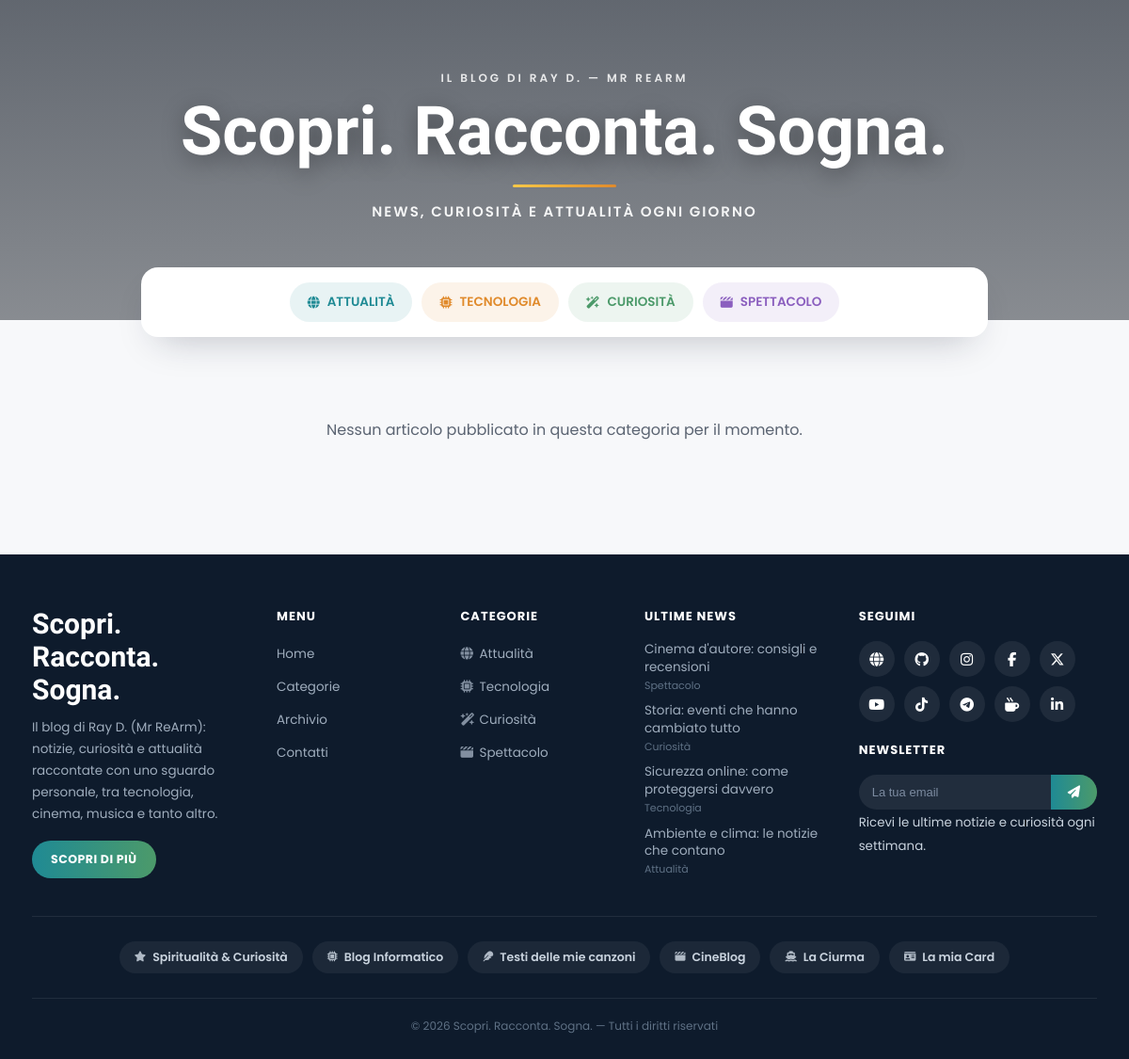
The app's page /index.php?cat=attualita, older data.
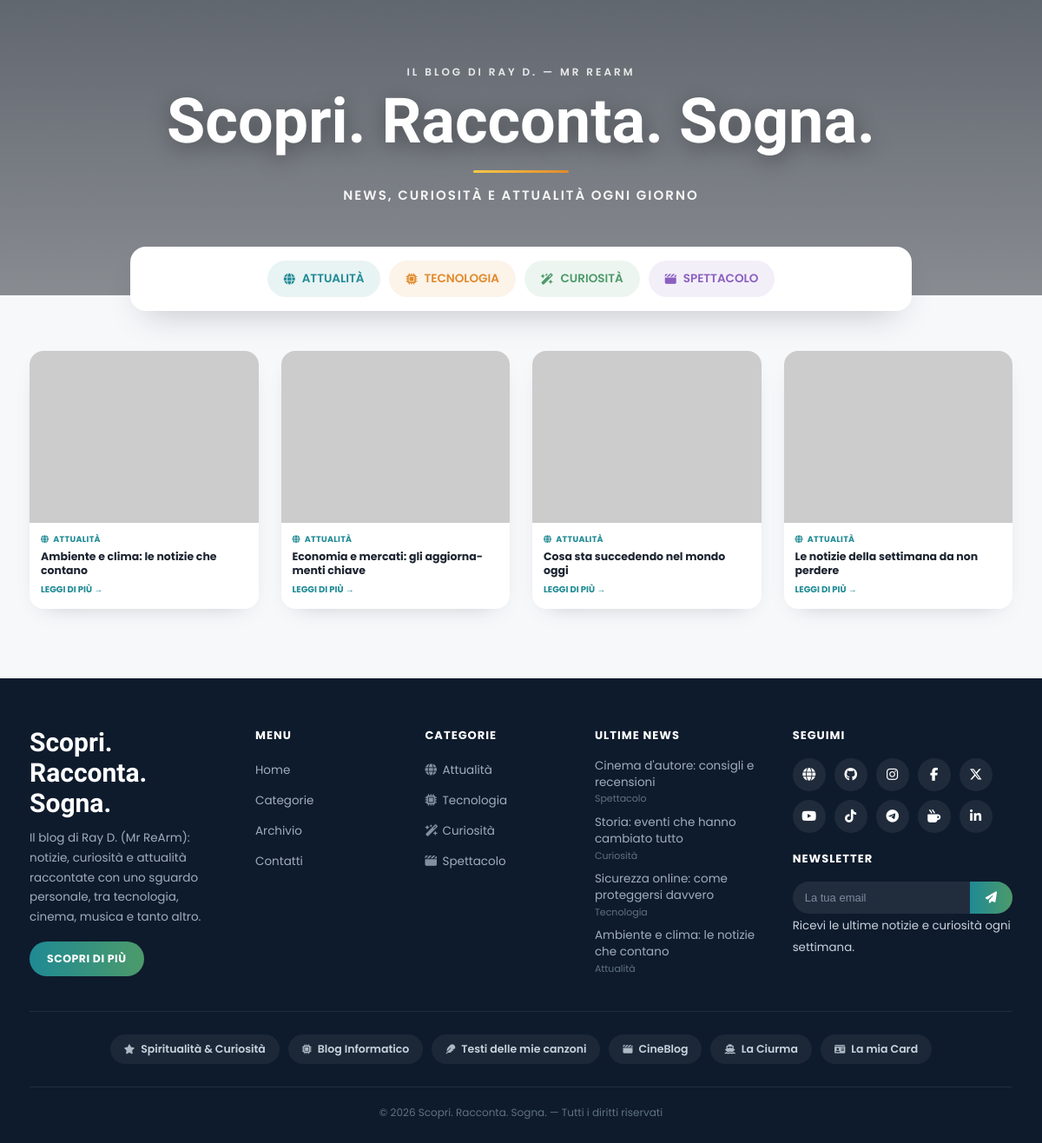
The same page, newer data.
### tables this page shows
CREATE TABLE IF NOT EXISTS categories (
  id INT AUTO_INCREMENT PRIMARY KEY,
  slug VARCHAR(40) NOT NULL UNIQUE,
  name VARCHAR(60) NOT NULL,
  color_hex VARCHAR(7) NOT NULL DEFAULT '#1f8a94',
  icon_class VARCHAR(60) NOT NULL DEFAULT 'fa-solid fa-globe',
  sort_order INT NOT NULL DEFAULT 0
);

CREATE TABLE IF NOT EXISTS articles (
  id INT AUTO_INCREMENT PRIMARY KEY,
  category_id INT NOT NULL,
  title VARCHAR(200) NOT NULL,
  slug VARCHAR(220) NOT NULL UNIQUE,
  excerpt VARCHAR(300) DEFAULT NULL,
  content TEXT NOT NULL,
  image_url VARCHAR(400) NOT NULL,
  status ENUM('published','draft') NOT NULL DEFAULT 'published',
  published_at DATETIME DEFAULT CURRENT_TIMESTAMP,
  created_at DATETIME DEFAULT CURRENT_TIMESTAMP,
  updated_at DATETIME DEFAULT CURRENT_TIMESTAMP ON UPDATE CURRENT_TIMESTAMP,
  FOREIGN KEY (category_id) REFERENCES categories(id) ON DELETE CASCADE
);

CREATE TABLE IF NOT EXISTS article_categories (
  article_id INT NOT NULL,
  category_id INT NOT NULL,
  PRIMARY KEY (article_id, category_id),
  FOREIGN KEY (article_id) REFERENCES articles(id) ON DELETE CASCADE,
  FOREIGN KEY (category_id) REFERENCES categories(id) ON DELETE CASCADE
);

### config.php (called while the page is built, shortened)
<?php
function h($str): string {
    return htmlspecialchars((string)$str, ENT_QUOTES, 'UTF-8');
}
function url(string $path = ''): string {
    return BASE_PATH . '/' . ltrim($path, '/');
}

### functions.php (called while the page is built, shortened)
<?php
function get_categories($pdo): array {
    static $cache = null;
    if ($cache === null) {
        $cache = $pdo->query('SELECT * FROM categories ORDER BY sort_order ASC')->fetchAll();
    }
    return $cache;
}
function get_articles($pdo, ?string $catSlug = null, bool $onlyPublished = true): array {
    $sql = 'SELECT a.*, c.slug AS cat_slug, c.name AS cat_name, c.color_hex, c.icon_class
            FROM articles a JOIN categories c ON a.category_id = c.id';
    $where = [];
    $params = [];
    if ($onlyPublished) { $where[] = "a.status = 'published'"; }
    if ($catSlug) {
        $where[] = 'a.id IN (SELECT ac.article_id FROM article_categories ac JOIN categories c2 ON ac.category_id = c2.id WHERE c2.slug = ?)';
        $params[] = $catSlug;
    }
    if ($where) { $sql .= ' WHERE ' . implode(' AND ', $where); }
    $sql .= ' ORDER BY a.published_at DESC, a.id DESC';
    $stmt = $pdo->prepare($sql);
    $stmt->execute($params);
    return $stmt->fetchAll();
}
function get_categories_for_articles($pdo, array $articleIds): array {
    if (!$articleIds) { return []; }
    $placeholders = implode(',', array_fill(0, count($articleIds), '?'));
    $stmt = $pdo->prepare("SELECT ac.article_id, c.id, c.slug, c.name, c.color_hex, c.icon_class
                            FROM article_categories ac
                            JOIN categories c ON ac.category_id = c.id
                            WHERE ac.article_id IN ($placeholders)
                            ORDER BY c.sort_order ASC");
    $stmt->execute($articleIds);
    $map = [];
    foreach ($stmt->fetchAll() as $row) {
        $map[(int)$row['article_id']][] = $row;
    }
    return $map;
}
function get_setting($pdo, string $key, string $default = ''): string {
    static $cache = null;
    if ($cache === null) {
        $cache = [];
        foreach ($pdo->query('SELECT setting_key, setting_value FROM settings') as $row) {
            $cache[$row['setting_key']] = $row['setting_value'];
        }
    }
    return $cache[$key] ?? $default;
}
function parse_project_link(string $raw): array {
    $parts = explode('|', $raw, 3);
    return [
        'url'   => $parts[0] ?? '#',
        'label' => $parts[1] ?? '',
        'icon'  => $parts[2] ?? 'fa-solid fa-link',
    ];
}
function upper(string $text): string {
    return function_exists('mb_strtoupper') ? mb_strtoupper($text, 'UTF-8') : strtoupper($text);
}

### index.php (the view, shortened to what this page needs)
<?php
require __DIR__ . '/config.php';
require __DIR__ . '/functions.php';
$catSlug = $_GET['cat'] ?? null;
$articles = get_articles($pdo, $catSlug, true);
$pageTitle = get_setting($pdo, 'site_title', 'Scopri. Racconta. Sogna.');
$articleIds = array_column($articles, 'id');
$categoriesMap = get_categories_for_articles($pdo, $articleIds);
require __DIR__ . '/partials/header.php';
?>
<div class="wrap">
  <main class="grid" id="grid">
    <?php if (!$articles): ?>
      <p style="grid-column:1/-1; text-align:center; color:var(--ink-soft); padding:40px 0;">
        Nessun articolo pubblicato <?= $catSlug ? 'in questa categoria' : '' ?> per il momento.
      </p>
    <?php endif; ?>
    <?php foreach ($articles as $i => $art):
      $artCats = $categoriesMap[(int)$art['id']] ?? [];
      $slugs = implode(' ', array_column($artCats, 'slug'));
    ?>
      <article class="card" data-cat="<?= h($slugs) ?>" onclick="window.location.href='<?= url('article.php?id=' . (int)$art['id']) ?>'">
        <div class="card-media">
          <span class="card-badge"><?= str_pad($i + 1, 2, '0', STR_PAD_LEFT) ?></span>
          <img src="<?= h($art['image_url']) ?>" alt="<?= h($art['title']) ?>">
        </div>
        <div class="card-body">
          <div class="card-tags">
            <?php foreach ($artCats as $c): ?>
              <span class="card-tag" style="color:<?= h($c['color_hex']) ?>"><i class="<?= h($c['icon_class']) ?>"></i> <?= h($c['name']) ?></span>
            <?php endforeach; ?>
          </div>
          <h3><?= h($art['title']) ?></h3>
          <span class="read-more" style="color:<?= h($art['color_hex']) ?>">LEGGI DI PIÙ →</span>
        </div>
      </article>
    <?php endforeach; ?>
  </main>
</div>
<?php require __DIR__ . '/partials/footer.php'; ?>

### partials/header.php (shortened to what this page needs)
<?php
$siteTitle   = get_setting($pdo, 'site_title', 'Scopri. Racconta. Sogna.');
$siteTagline = get_setting($pdo, 'site_tagline', 'News, curiosità e attualità ogni giorno');
$siteEyebrow = get_setting($pdo, 'site_eyebrow', 'Il blog di Ray D. — Mr ReArm');
$heroImage   = get_setting($pdo, 'hero_image', 'https://picsum.photos/seed/newsdesk/1600/700');
$categories  = get_categories($pdo);
?>
<!DOCTYPE html>
<html lang="it">
<head>
<link rel="stylesheet" href="https://cdnjs.cloudflare.com/ajax/libs/font-awesome/6.5.1/css/all.min.css">
<link rel="stylesheet" href="<?= url('assets/style.css') ?>">
</head>
<body>
<header class="hero" style="background: linear-gradient(180deg, rgba(10,20,35,.55), rgba(10,20,35,.35)), url('<?= h($heroImage) ?>') center/cover no-repeat;">
  <div>
    <div class="hero-eyebrow"><?= h($siteEyebrow) ?></div>
    <h1 onclick="window.location.href='<?= url('index.php') ?>'"><?= h($siteTitle) ?></h1>
    <div class="swoosh"></div>
    <p class="sub"><?= h($siteTagline) ?></p>
  </div>
</header>
<div class="wrap">
  <nav class="cat-nav">
    <?php foreach ($categories as $cat): ?>
      <div class="cat-pill" data-cat="<?= h($cat['slug']) ?>" onclick="filterCategory('<?= h($cat['slug']) ?>')"
           style="color:<?= h($cat['color_hex']) ?>; background:<?= h($cat['color_hex']) ?>1a;">
        <i class="<?= h($cat['icon_class']) ?>"></i> <?= upper(h($cat['name'])) ?>
      </div>
    <?php endforeach; ?>
  </nav>
</div>

### partials/footer.php (shortened to what this page needs)
<?php
$footerBio  = get_setting($pdo, 'footer_bio', '');
$categories = get_categories($pdo);
$latest     = get_articles($pdo, null, true);
$latest     = array_slice($latest, 0, 4);
$socials = [
    'sito'      => ['icon' => 'fa-solid fa-globe',      'label' => 'Sito'],
    'github'    => ['icon' => 'fa-brands fa-github',     'label' => 'GitHub'],
    'instagram' => ['icon' => 'fa-brands fa-instagram',  'label' => 'Instagram'],
    'facebook'  => ['icon' => 'fa-brands fa-facebook-f', 'label' => 'Facebook'],
    'x'         => ['icon' => 'fa-brands fa-x-twitter',  'label' => 'X'],
    'youtube'   => ['icon' => 'fa-brands fa-youtube',    'label' => 'YouTube'],
    'tiktok'    => ['icon' => 'fa-brands fa-tiktok',     'label' => 'TikTok'],
    'telegram'  => ['icon' => 'fa-brands fa-telegram',   'label' => 'Telegram'],
    'kofi'      => ['icon' => 'fa-solid fa-mug-hot',     'label' => 'Ko-fi'],
    'linkedin'  => ['icon' => 'fa-brands fa-linkedin-in','label' => 'LinkedIn'],
];
$projectKeys = ['project_spiritualita', 'project_tech', 'project_canzoni', 'project_cineblog', 'project_laciurma', 'project_card'];
$subscribed = isset($_GET['subscribed']);
$subError   = isset($_GET['sub_error']);
?>
<footer>
  <div class="wrap">
    <div class="footer-grid">
      <div class="f-brand">
        <h2><?= h(get_setting($pdo, 'site_title', 'Scopri. Racconta. Sogna.')) ?></h2>
        <p><?= h($footerBio) ?></p>
        <a href="<?= url('index.php') ?>" class="f-cta">Scopri di più</a>
      </div>
      <div>
        <h4>Menu</h4>
        <ul>
          <li><a href="<?= url('index.php') ?>">Home</a></li>
          <li><a href="<?= url('index.php') ?>#grid">Categorie</a></li>
          <li><a href="<?= url('index.php') ?>#grid">Archivio</a></li>
          <li><a href="mailto:info@mrrearm.it">Contatti</a></li>
        </ul>
      </div>
      <div>
        <h4>Categorie</h4>
        <ul>
          <?php foreach ($categories as $cat): ?>
            <li><a href="<?= url('index.php?cat=' . urlencode($cat['slug'])) ?>"><i class="<?= h($cat['icon_class']) ?>"></i><?= h($cat['name']) ?></a></li>
          <?php endforeach; ?>
        </ul>
      </div>
      <div>
        <h4>Ultime news</h4>
        <ul class="f-news">
          <?php foreach ($latest as $art): ?>
            <li><a href="<?= url('article.php?id=' . (int)$art['id']) ?>"><?= h($art['title']) ?><span class="f-date"><?= h($art['cat_name']) ?></span></a></li>
          <?php endforeach; ?>
        </ul>
      </div>
      <div>
        <h4>Seguimi</h4>
        <div class="f-social-row">
          <?php foreach ($socials as $key => $meta):
            $link = get_setting($pdo, 'social_' . $key, '');
            if (!$link) continue; ?>
            <a href="<?= h($link) ?>" target="_blank" rel="noopener" title="<?= h($meta['label']) ?>"><i class="<?= h($meta['icon']) ?>"></i></a>
          <?php endforeach; ?>
        </div>
        <h4>Newsletter</h4>
        <div class="f-newsletter">
          <form action="<?= url('newsletter.php') ?>" method="post">
            <input type="email" name="email" placeholder="La tua email" required>
            <button type="submit"><i class="fa-solid fa-paper-plane"></i></button>
          </form>
        </div>
        <?php if ($subscribed): ?>
          <small class="ok">Iscrizione avvenuta ✓</small>
        <?php elseif ($subError): ?>
          <small>Email non valida o già iscritta.</small>
        <?php else: ?>
          <small>Ricevi le ultime notizie e curiosità ogni settimana.</small>
        <?php endif; ?>
      </div>
    </div>
    <div class="f-projects">
      <?php foreach ($projectKeys as $key):
        $raw = get_setting($pdo, $key, '');
        $p = parse_project_link($raw); ?>
        <a href="<?= h($p['url']) ?>" target="_blank" rel="noopener"><i class="<?= h($p['icon']) ?>"></i><?= h($p['label']) ?></a>
      <?php endforeach; ?>
    </div>
    <div class="f-bottom">&copy; <?= date('Y') ?> <?= h(get_setting($pdo, 'site_title', 'Scopri. Racconta. Sogna.')) ?> — Tutti i diritti riservati</div>
  </div>
</footer>
</body>
</html>

Row changes from the older to the newer data that the page shows:
now on one of the page's lists (row unchanged): articles: title "Ambiente e clima: le notizie che contano"
added article_categories: category.name "ATTUALITÀ", shown under articles "Ambiente e clima: le notizie che contano"
now on this page (row unchanged): articles: title "Economia e mercati: gli aggiornamenti chiave"
added article_categories: category.name "ATTUALITÀ", shown under "Economia e mercati: gli aggiornamenti chiave"
now on this page (row unchanged): articles: title "Cosa sta succedendo nel mondo oggi"
added article_categories: category.name "ATTUALITÀ", shown under "Cosa sta succedendo nel mondo oggi"
now on this page (row unchanged): articles: title "Le notizie della settimana da non perdere"
added article_categories: category.name "ATTUALITÀ", shown under "Le notizie della settimana da non perdere"
Text that changed along with them:
text no longer shown: "Nessun articolo pubblicato in questa categoria per il momento."
